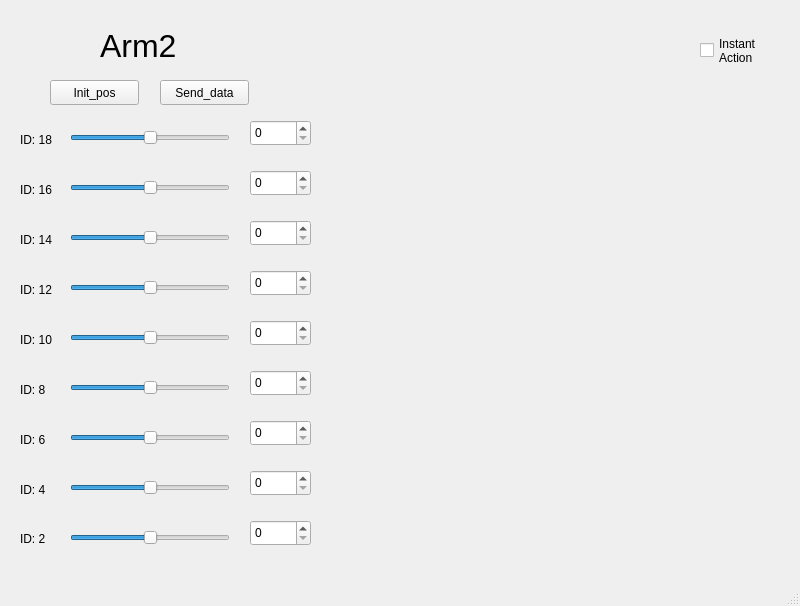
<?xml version="1.0" encoding="UTF-8"?>
<ui version="4.0">
 <class>MainWindow</class>
 <widget class="QMainWindow" name="MainWindow">
  <property name="geometry">
   <rect>
    <x>0</x>
    <y>0</y>
    <width>800</width>
    <height>606</height>
   </rect>
  </property>
  <property name="windowTitle">
   <string>MainWindow</string>
  </property>
  <widget class="QWidget" name="centralwidget">
   <widget class="QSlider" name="horizontalSlider">
    <property name="geometry">
     <rect>
      <x>70</x>
      <y>530</y>
      <width>160</width>
      <height>16</height>
     </rect>
    </property>
    <property name="maximum">
     <number>4095</number>
    </property>
    <property name="value">
     <number>2048</number>
    </property>
    <property name="orientation">
     <enum>Qt::Horizontal</enum>
    </property>
   </widget>
   <widget class="QLabel" name="label">
    <property name="geometry">
     <rect>
      <x>100</x>
      <y>20</y>
      <width>91</width>
      <height>51</height>
     </rect>
    </property>
    <property name="font">
     <font>
      <pointsize>24</pointsize>
     </font>
    </property>
    <property name="text">
     <string>Arm2</string>
    </property>
   </widget>
   <widget class="QLabel" name="label_2">
    <property name="geometry">
     <rect>
      <x>20</x>
      <y>530</y>
      <width>67</width>
      <height>17</height>
     </rect>
    </property>
    <property name="text">
     <string>ID: 2</string>
    </property>
   </widget>
   <widget class="QLabel" name="label_3">
    <property name="geometry">
     <rect>
      <x>20</x>
      <y>480</y>
      <width>67</width>
      <height>20</height>
     </rect>
    </property>
    <property name="text">
     <string>ID: 4</string>
    </property>
   </widget>
   <widget class="QSlider" name="horizontalSlider_2">
    <property name="geometry">
     <rect>
      <x>70</x>
      <y>480</y>
      <width>160</width>
      <height>16</height>
     </rect>
    </property>
    <property name="maximum">
     <number>4095</number>
    </property>
    <property name="value">
     <number>2048</number>
    </property>
    <property name="orientation">
     <enum>Qt::Horizontal</enum>
    </property>
   </widget>
   <widget class="QLabel" name="label_4">
    <property name="geometry">
     <rect>
      <x>20</x>
      <y>430</y>
      <width>67</width>
      <height>20</height>
     </rect>
    </property>
    <property name="text">
     <string>ID: 6</string>
    </property>
   </widget>
   <widget class="QSlider" name="horizontalSlider_3">
    <property name="geometry">
     <rect>
      <x>70</x>
      <y>430</y>
      <width>160</width>
      <height>16</height>
     </rect>
    </property>
    <property name="maximum">
     <number>4095</number>
    </property>
    <property name="value">
     <number>2048</number>
    </property>
    <property name="orientation">
     <enum>Qt::Horizontal</enum>
    </property>
   </widget>
   <widget class="QSlider" name="horizontalSlider_4">
    <property name="geometry">
     <rect>
      <x>70</x>
      <y>380</y>
      <width>160</width>
      <height>16</height>
     </rect>
    </property>
    <property name="maximum">
     <number>4095</number>
    </property>
    <property name="value">
     <number>2048</number>
    </property>
    <property name="orientation">
     <enum>Qt::Horizontal</enum>
    </property>
   </widget>
   <widget class="QSlider" name="horizontalSlider_5">
    <property name="geometry">
     <rect>
      <x>70</x>
      <y>330</y>
      <width>160</width>
      <height>16</height>
     </rect>
    </property>
    <property name="maximum">
     <number>4095</number>
    </property>
    <property name="value">
     <number>2048</number>
    </property>
    <property name="orientation">
     <enum>Qt::Horizontal</enum>
    </property>
   </widget>
   <widget class="QSlider" name="horizontalSlider_6">
    <property name="geometry">
     <rect>
      <x>70</x>
      <y>280</y>
      <width>160</width>
      <height>16</height>
     </rect>
    </property>
    <property name="maximum">
     <number>4095</number>
    </property>
    <property name="value">
     <number>2048</number>
    </property>
    <property name="orientation">
     <enum>Qt::Horizontal</enum>
    </property>
   </widget>
   <widget class="QSlider" name="horizontalSlider_7">
    <property name="geometry">
     <rect>
      <x>70</x>
      <y>230</y>
      <width>160</width>
      <height>16</height>
     </rect>
    </property>
    <property name="maximum">
     <number>4095</number>
    </property>
    <property name="value">
     <number>2048</number>
    </property>
    <property name="orientation">
     <enum>Qt::Horizontal</enum>
    </property>
   </widget>
   <widget class="QLabel" name="label_5">
    <property name="geometry">
     <rect>
      <x>20</x>
      <y>380</y>
      <width>67</width>
      <height>20</height>
     </rect>
    </property>
    <property name="text">
     <string>ID: 8</string>
    </property>
   </widget>
   <widget class="QLabel" name="label_6">
    <property name="geometry">
     <rect>
      <x>20</x>
      <y>330</y>
      <width>67</width>
      <height>20</height>
     </rect>
    </property>
    <property name="text">
     <string>ID: 10</string>
    </property>
   </widget>
   <widget class="QLabel" name="label_7">
    <property name="geometry">
     <rect>
      <x>20</x>
      <y>280</y>
      <width>67</width>
      <height>20</height>
     </rect>
    </property>
    <property name="text">
     <string>ID: 12</string>
    </property>
   </widget>
   <widget class="QLabel" name="label_8">
    <property name="geometry">
     <rect>
      <x>20</x>
      <y>230</y>
      <width>67</width>
      <height>20</height>
     </rect>
    </property>
    <property name="text">
     <string>ID: 14</string>
    </property>
   </widget>
   <widget class="QPushButton" name="pushButton">
    <property name="geometry">
     <rect>
      <x>50</x>
      <y>80</y>
      <width>89</width>
      <height>25</height>
     </rect>
    </property>
    <property name="text">
     <string>Init_pos</string>
    </property>
   </widget>
   <widget class="QLabel" name="label_9">
    <property name="geometry">
     <rect>
      <x>20</x>
      <y>180</y>
      <width>67</width>
      <height>20</height>
     </rect>
    </property>
    <property name="text">
     <string>ID: 16</string>
    </property>
   </widget>
   <widget class="QSlider" name="horizontalSlider_8">
    <property name="geometry">
     <rect>
      <x>70</x>
      <y>180</y>
      <width>160</width>
      <height>16</height>
     </rect>
    </property>
    <property name="maximum">
     <number>4095</number>
    </property>
    <property name="value">
     <number>2048</number>
    </property>
    <property name="orientation">
     <enum>Qt::Horizontal</enum>
    </property>
   </widget>
   <widget class="QLabel" name="label_10">
    <property name="geometry">
     <rect>
      <x>20</x>
      <y>130</y>
      <width>67</width>
      <height>20</height>
     </rect>
    </property>
    <property name="text">
     <string>ID: 18</string>
    </property>
   </widget>
   <widget class="QSlider" name="horizontalSlider_9">
    <property name="geometry">
     <rect>
      <x>70</x>
      <y>130</y>
      <width>160</width>
      <height>16</height>
     </rect>
    </property>
    <property name="maximum">
     <number>4095</number>
    </property>
    <property name="value">
     <number>2048</number>
    </property>
    <property name="orientation">
     <enum>Qt::Horizontal</enum>
    </property>
   </widget>
   <widget class="QSpinBox" name="spinBox">
    <property name="geometry">
     <rect>
      <x>250</x>
      <y>520</y>
      <width>61</width>
      <height>26</height>
     </rect>
    </property>
    <property name="maximum">
     <number>4095</number>
    </property>
   </widget>
   <widget class="QSpinBox" name="spinBox_2">
    <property name="geometry">
     <rect>
      <x>250</x>
      <y>470</y>
      <width>61</width>
      <height>26</height>
     </rect>
    </property>
    <property name="maximum">
     <number>4095</number>
    </property>
   </widget>
   <widget class="QSpinBox" name="spinBox_3">
    <property name="geometry">
     <rect>
      <x>250</x>
      <y>420</y>
      <width>61</width>
      <height>26</height>
     </rect>
    </property>
    <property name="maximum">
     <number>4095</number>
    </property>
   </widget>
   <widget class="QSpinBox" name="spinBox_4">
    <property name="geometry">
     <rect>
      <x>250</x>
      <y>370</y>
      <width>61</width>
      <height>26</height>
     </rect>
    </property>
    <property name="maximum">
     <number>4095</number>
    </property>
   </widget>
   <widget class="QSpinBox" name="spinBox_5">
    <property name="geometry">
     <rect>
      <x>250</x>
      <y>320</y>
      <width>61</width>
      <height>26</height>
     </rect>
    </property>
    <property name="maximum">
     <number>4095</number>
    </property>
   </widget>
   <widget class="QSpinBox" name="spinBox_6">
    <property name="geometry">
     <rect>
      <x>250</x>
      <y>270</y>
      <width>61</width>
      <height>26</height>
     </rect>
    </property>
    <property name="maximum">
     <number>4095</number>
    </property>
   </widget>
   <widget class="QSpinBox" name="spinBox_7">
    <property name="geometry">
     <rect>
      <x>250</x>
      <y>220</y>
      <width>61</width>
      <height>26</height>
     </rect>
    </property>
    <property name="maximum">
     <number>4095</number>
    </property>
   </widget>
   <widget class="QSpinBox" name="spinBox_8">
    <property name="geometry">
     <rect>
      <x>250</x>
      <y>170</y>
      <width>61</width>
      <height>26</height>
     </rect>
    </property>
    <property name="maximum">
     <number>4095</number>
    </property>
   </widget>
   <widget class="QSpinBox" name="spinBox_9">
    <property name="geometry">
     <rect>
      <x>250</x>
      <y>120</y>
      <width>61</width>
      <height>26</height>
     </rect>
    </property>
    <property name="maximum">
     <number>4095</number>
    </property>
   </widget>
   <widget class="QCheckBox" name="checkBox">
    <property name="geometry">
     <rect>
      <x>700</x>
      <y>20</y>
      <width>71</width>
      <height>61</height>
     </rect>
    </property>
    <property name="text">
     <string>Instant
Action</string>
    </property>
   </widget>
   <widget class="QPushButton" name="pushButton_2">
    <property name="geometry">
     <rect>
      <x>160</x>
      <y>80</y>
      <width>89</width>
      <height>25</height>
     </rect>
    </property>
    <property name="text">
     <string>Send_data</string>
    </property>
   </widget>
  </widget>
  <widget class="QMenuBar" name="menubar">
   <property name="geometry">
    <rect>
     <x>0</x>
     <y>0</y>
     <width>800</width>
     <height>28</height>
    </rect>
   </property>
  </widget>
  <widget class="QStatusBar" name="statusbar"/>
 </widget>
 <resources/>
 <connections/>
</ui>
